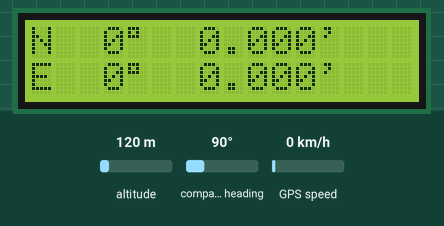
This sketch was run on a simulated Arduino Uno, built with avr-gcc and run on an emulated ATmega328P. Shown: 16×2 character LCD. The test bench sets the inputs (shaded band); at power-on: altitude 120 m, compass heading 90°, GPS speed 0 km/h. The GPS gets a fix after 3 s at 37.7749, -122.4194 with 8 satellites.

Above: at 0.1 s.
At 3.2 s:
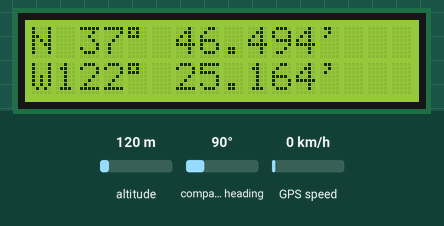

The sketch:

GPSCoordDisplay.ino
```cpp
#include <TinyGPS++.h>
#include <SoftwareSerial.h>
#include <LiquidCrystal.h>

/*

 The circuit (modified for GPS Shield pins in use):
 * LCD RS pin to digital pin 12
 * LCD Enable pin to digital pin 11
 * LCD D4 pin to digital pin 7
 * LCD D5 pin to digital pin 6
 * LCD D6 pin to digital pin 5
 * LCD D7 pin to digital pin 4
 * LCD R/W pin to ground
 * 10K resistor:
 * ends to +5V and ground
 * wiper to LCD VO pin (pin 3)

 */

static const int RXPin = 2, TXPin = 3;
static const uint32_t GPSBaud = 4800;

// The TinyGPS++ object
// see http://arduiniana.org/libraries/tinygpsplus/ for library details
TinyGPSPlus gps;

// The serial connection to the GPS device
SoftwareSerial ss(RXPin, TXPin);

// initialize the library with the numbers of the interface pins
LiquidCrystal lcd(12, 11, 7, 6, 5, 4);

void setup() {
  ss.begin(GPSBaud);

  // set up the LCD's number of columns and rows:
  lcd.begin(16, 2);
  // Print a message to the LCD.
  //lcd.print("hello, world!");


}

void loop() {
  // set the cursor to column 0, line 0
  // (note: line 1 is the second row, since counting begins with 0):

  // print lat and long on 1 line each
  lcd.setCursor(0, 0); // first line

  // latitude
  uint16_t latDeg = gps.location.rawLat().deg;
  lcd.print(gps.location.rawLat().negative ? "S" : "N");
  lcd.print(latDeg<100 ? " " : "");
  lcd.print(latDeg<10 ? " " : "");
  lcd.print(latDeg);
  lcd.write(0b11011111);
  lcd.print(" ");
  double latMins = gps.location.rawLat().billionths / 1000000000.0 * 60.0;
  lcd.print(latMins<10 ? " " : "");
  lcd.print(latMins,3);
  lcd.print("'");

  lcd.setCursor(0, 1);

  // longitude
  uint16_t lngDeg = gps.location.rawLng().deg;
  lcd.print(gps.location.rawLng().negative ? "W" : "E");
  lcd.print(lngDeg<100 ? " " : "");
  lcd.print(lngDeg<10 ? " " : "");
  lcd.print(lngDeg);
  lcd.write(0b11011111);
  lcd.print(" ");
  double lngMins = gps.location.rawLng().billionths / 1000000000.0 * 60.0;
  lcd.print(lngMins<10 ? " " : "");
  lcd.print(lngMins,3);
  lcd.print("'");


  smartDelay(500);

  if (millis() > 5000 && gps.charsProcessed() < 10)
    lcd.print("No GPS data");

}

// This custom version of delay() ensures that the gps object
// is being "fed".
static void smartDelay(unsigned long ms)
{
  unsigned long start = millis();
  do
  {
    while (ss.available())
      gps.encode(ss.read());
  }
  while (millis() - start < ms);
}
```
